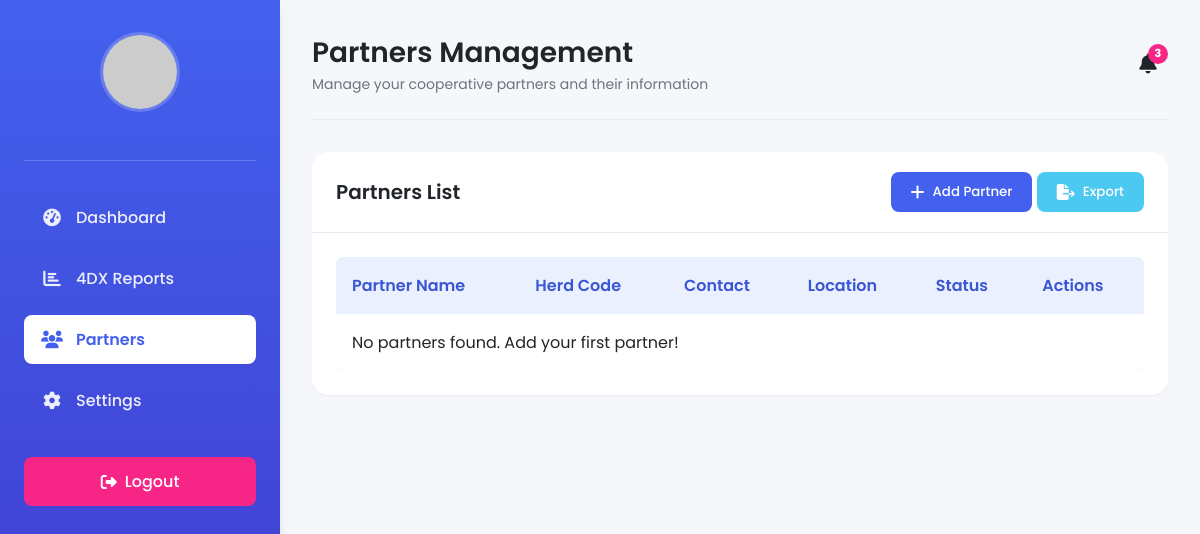
Page /partners.php on the earlier database version.
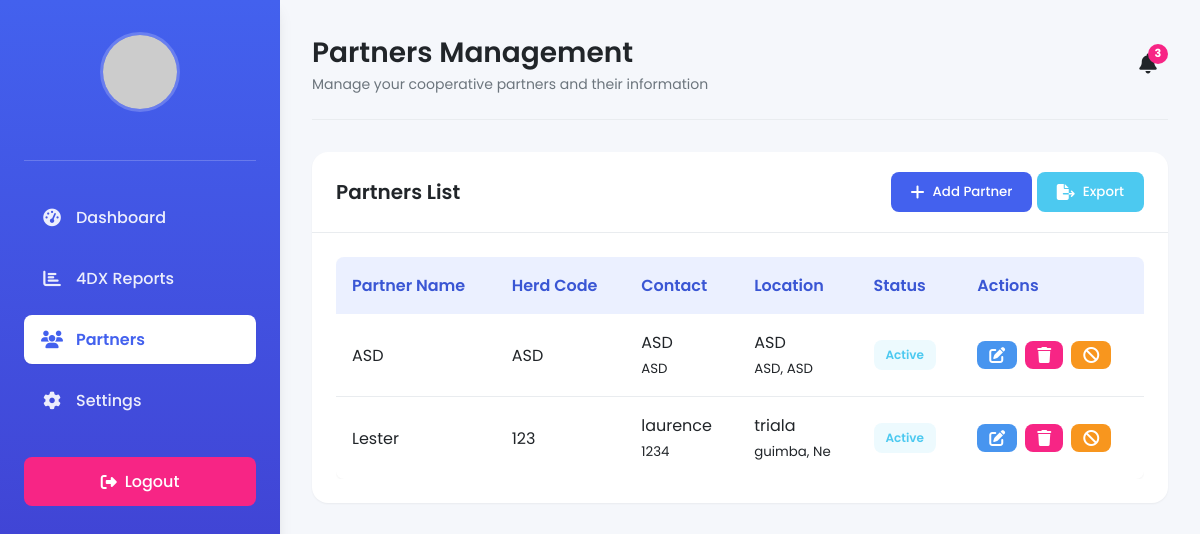
Same page on the later database version.
### tables this page shows
CREATE TABLE `partners` (
  `id` int(11) NOT NULL,
  `partner_name` varchar(255) NOT NULL,
  `herd_code` varchar(255) NOT NULL,
  `contact_person` varchar(255) NOT NULL,
  `contact_number` varchar(255) NOT NULL,
  `barangay` varchar(255) NOT NULL,
  `municipality` varchar(255) NOT NULL,
  `province` varchar(255) NOT NULL,
  `is_active` tinyint(1) NOT NULL DEFAULT 1,
  `center_id` int(11) DEFAULT NULL
);

### partners.php (the view, shortened to what this page needs)
<?php
include('db_config.php');
$center_id = $_SESSION['center_id'];
try {
    $query = "SELECT * FROM partners WHERE center_id = :center_id ORDER BY partner_name ASC";
    $stmt = $conn->prepare($query);
    $stmt->bindParam(':center_id', $center_id);
    $stmt->execute();
    $partners = $stmt->fetchAll(PDO::FETCH_ASSOC);
} catch (PDOException $e) {
    echo "Fetch Error: " . $e->getMessage();
}
?>
<!DOCTYPE html>
<html lang="en">
<head>
    <link rel="stylesheet" href="https://cdnjs.cloudflare.com/ajax/libs/font-awesome/6.4.0/css/all.min.css">
</head>
<body>
    <div class="container">
        <aside class="sidebar">
            <div class="sidebar-header">
                <?php if (!empty($_SESSION['user']['profile_image'])): ?>
                    <img src="uploads/profile_images/<?= htmlspecialchars($_SESSION['user']['profile_image']) ?>" alt="Profile" class="profile-img">
                <?php else: ?>
                    <img src="https://ui-avatars.com/api/?name=<?= urlencode($_SESSION['user']['full_name']) ?>&background=4361ee&color=fff&size=128" alt="Profile" class="profile-img">
                <?php endif; ?>
            </div>
            <ul class="sidebar-menu">
                <li class="sidebar-item">
                    <a href="center_dashboard.php" class="sidebar-link">
                        <i class="fas fa-tachometer-alt"></i>
                        <span>Dashboard</span>
                    </a>
                </li>
                <li class="sidebar-item">
                    <a href="reports.php" class="sidebar-link">
                        <i class="fas fa-chart-bar"></i>
                        <span>4DX Reports</span>
                    </a>
                </li>
                <li class="sidebar-item">
                    <a href="partners.php" class="sidebar-link active">
                        <i class="fas fa-users"></i>
                        <span>Partners</span>
                    </a>
                </li>
                <li class="sidebar-item">
                    <a href="settings.php" class="sidebar-link">
                        <i class="fas fa-cog"></i>
                        <span>Settings</span>
                    </a>
                </li>
            </ul>
            <a href="logout.php" class="logout-btn">
                <i class="fas fa-sign-out-alt"></i>
                <span>Logout</span>
            </a>
        </aside>
        <main class="main-content">
            <header class="header">
                <div class="page-title">
                    <h1>Partners Management</h1>
                    <p>Manage your cooperative partners and their information</p>
                </div>
                <div class="header-actions">
                    <div class="notification">
                        <button class="notification-btn">
                            <i class="fas fa-bell"></i>
                            <span class="notification-badge">3</span>
                        </button>
                    </div>
                </div>
            </header>
            <div class="card">
                <div class="card-header">
                    <h2 class="card-title">Partners List</h2>
                    <div>
                        <button id="createBtn" class="btn btn-primary">
                            <i class="fas fa-plus"></i> Add Partner
                        </button>
                        <form method="POST" style="display: inline-block;">
                            <button type="submit" name="export" class="btn btn-success">
                                <i class="fas fa-file-export"></i> Export
                            </button>
                        </form>
                    </div>
                </div>
                <div class="card-body">
                    <div class="table-responsive">
                        <table class="table">
                            <thead>
                                <tr>
                                    <th>Partner Name</th>
                                    <th>Herd Code</th>
                                    <th>Contact</th>
                                    <th>Location</th>
                                    <th>Status</th>
                                    <th>Actions</th>
                                </tr>
                            </thead>
                            <tbody>
                                <?php if (empty($partners)): ?>
                                    <tr>
                                        <td colspan="6" class="text-center">No partners found. Add your first partner!</td>
                                    </tr>
                                <?php else: ?>
                                    <?php foreach ($partners as $partner): ?>
                                        <tr>
                                            <td><?= htmlspecialchars($partner['partner_name']) ?></td>
                                            <td><?= htmlspecialchars($partner['herd_code']) ?></td>
                                            <td>
                                                <div><?= htmlspecialchars($partner['contact_person']) ?></div>
                                                <small class="text-muted"><?= htmlspecialchars($partner['contact_number']) ?></small>
                                            </td>
                                            <td>
                                                <div><?= htmlspecialchars($partner['barangay']) ?></div>
                                                <small class="text-muted"><?= htmlspecialchars($partner['municipality']) ?>, <?= htmlspecialchars($partner['province']) ?></small>
                                            </td>
                                            <td>
                                                <span class="status-badge status-<?= $partner['is_active'] ? 'active' : 'inactive' ?>">
                                                    <?= $partner['is_active'] ? 'Active' : 'Inactive' ?>
                                                </span>
                                            </td>
                                            <td>
                                                <div class="action-buttons">
                                                    <button class="btn btn-info btn-sm edit-btn"
                                                            data-id="<?= $partner['id'] ?>"
                                                            data-name="<?= htmlspecialchars($partner['partner_name']) ?>"
                                                            data-herd="<?= htmlspecialchars($partner['herd_code']) ?>"
                                                            data-person="<?= htmlspecialchars($partner['contact_person']) ?>"
                                                            data-number="<?= htmlspecialchars($partner['contact_number']) ?>"
                                                            data-barangay="<?= htmlspecialchars($partner['barangay']) ?>"
                                                            data-municipality="<?= htmlspecialchars($partner['municipality']) ?>"
                                                            data-province="<?= htmlspecialchars($partner['province']) ?>"
                                                            data-active="<?= $partner['is_active'] ?>">
                                                        <i class="fas fa-edit"></i>
                                                    </button>
                                                    <form method="POST" onsubmit="return confirm('Are you sure you want to delete this partner?');">
                                                        <button type="submit" name="delete" class="btn btn-danger btn-sm">
                                                            <i class="fas fa-trash"></i>
                                                        </button>
                                                    </form>
                                                    <form method="POST">
                                                        <button type="submit" name="toggle_status" class="btn btn-<?= $partner['is_active'] ? 'warning' : 'success' ?> btn-sm">
                                                            <i class="fas fa-<?= $partner['is_active'] ? 'ban' : 'check' ?>"></i>
                                                        </button>
                                                    </form>
                                                </div>
                                            </td>
                                        </tr>
                                    <?php endforeach; ?>
                                <?php endif; ?>
                            </tbody>
                        </table>
                    </div>
                </div>
            </div>
        </main>
    </div>
</body>
</html>

Differences in the rows shown:
added partners: partner_name "ASD", herd_code "ASD", contact_person "ASD", contact_number "ASD", barangay "ASD", municipality "ASD", province "ASD", is_active "Active"
added partners: partner_name "Lester", herd_code "123", contact_person "laurence", contact_number "1234", barangay "triala", municipality "guimba", province "Ne", is_active "Active"
Other differences:
text no longer shown: "No partners found. Add your first partner!"
